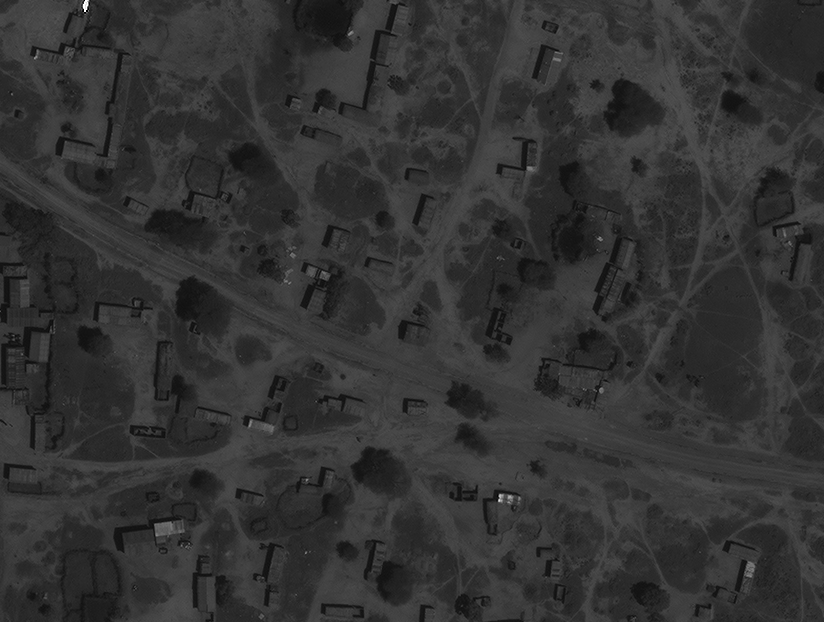
#> input picture data.tif, 824 x 622 px
$ python process.py
#> lines starting #> are read from the running program, lines starting #| are printed output that depends on the picture
from __future__ import print_function
from PIL import Image
import numpy as np
from scipy.signal import correlate2d

# load input file into numpy array
im = Image.open("data.tif")
#> im is the input picture: PIL image 824x622 F; min 1, max 2047, mean 414.3
imarray = np.array(im) / 2.
im = Image.fromarray(imarray)
im.convert('L').save("out/1_input.png")
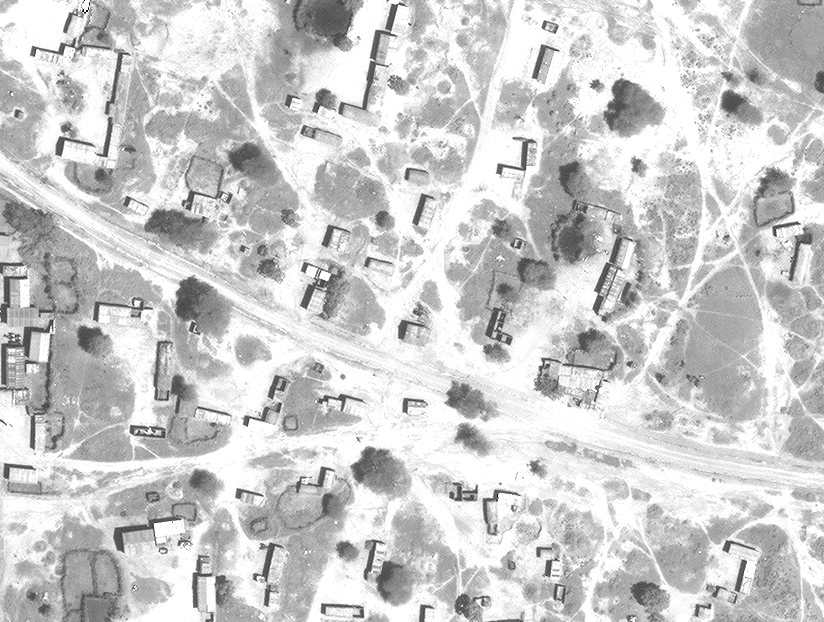
#> saved as 1_input.png: PIL image 824x622 L; min 0, max 255, mean 203.6

# high pass filtering in fourier domain (edge detection)
# filter is a rectangle, while the zero mode is kept for overall brightness
ftim = np.fft.fft2(imarray)
size = 50
dc = ftim[0, 0]
ftim[0:size, 0:size] = 0
ftim[-size:, -size:] = 0
ftim[-size:, 0:size] = 0
ftim[0:size, -size:] = 0
ftim[0, 0] = dc*0.8
ftim = np.fft.fftshift(ftim)
Image.fromarray(np.abs(ftim)/1000.).convert('L').save("out/6_fourierspace.png")
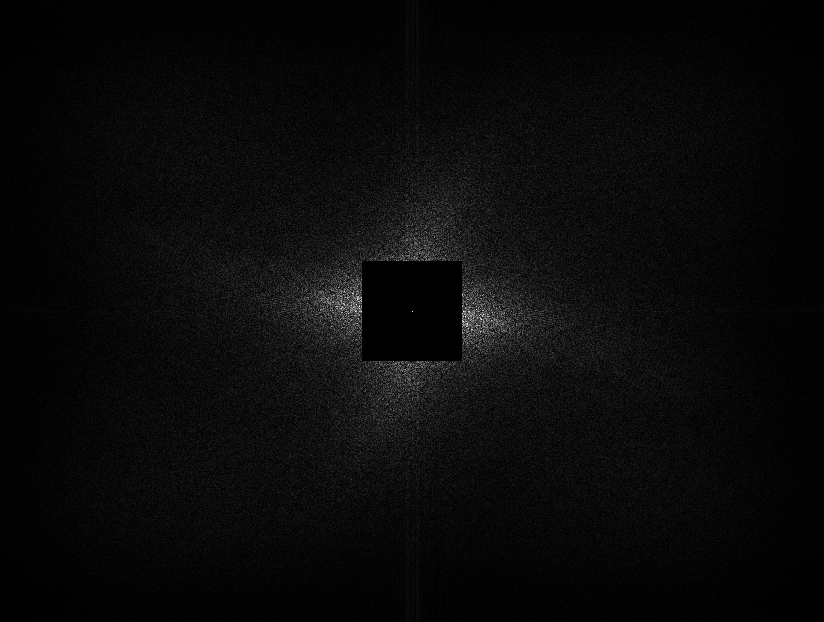
#> saved as 6_fourierspace.png: PIL image 824x622 L; min 0, max 255, mean 9.9
ftim = np.fft.ifftshift(ftim)
im = np.real(np.fft.ifft2(ftim))
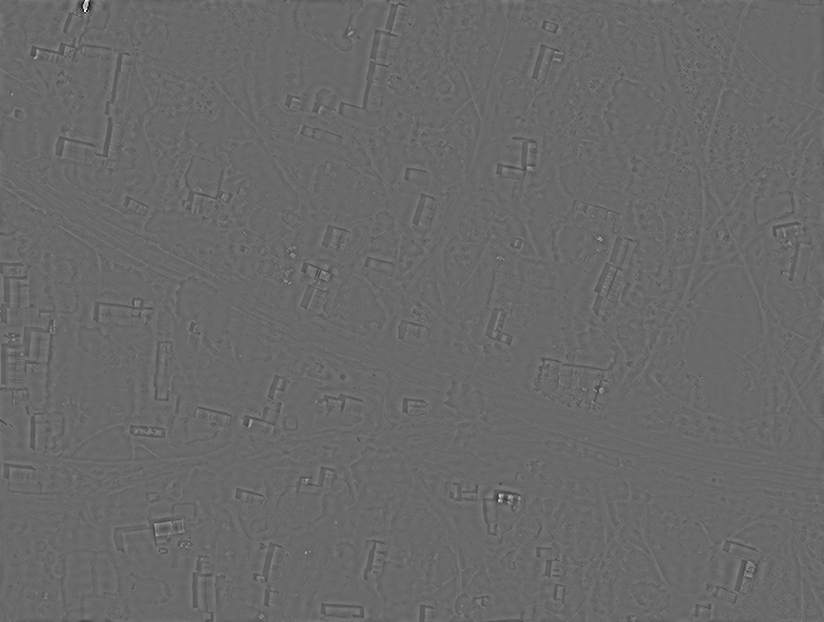
#> im: shape (622, 824) float64; min -340, max 880.3, mean 165.7; drawn with min black and max white
Image.fromarray(im).convert('L').save("out/2_edge_detection.png")
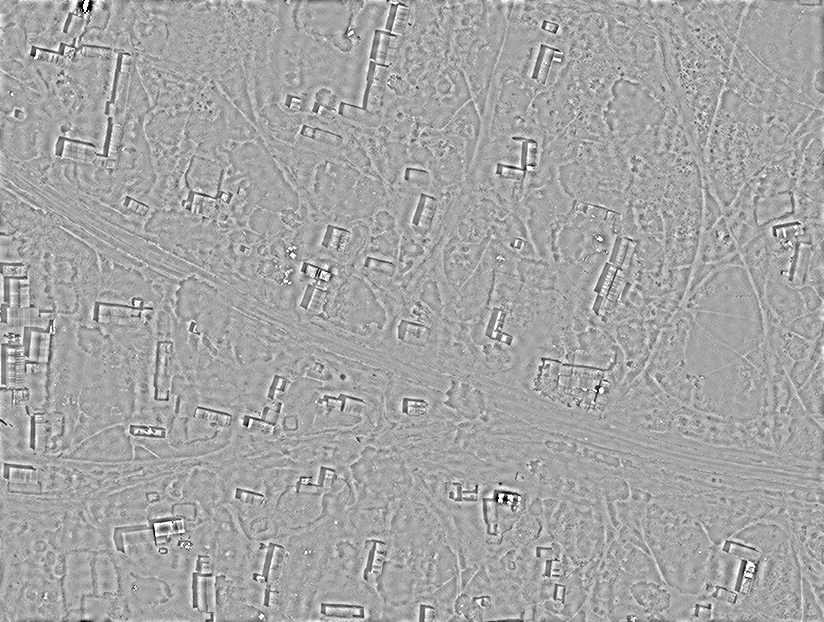
#> saved as 2_edge_detection.png: PIL image 824x622 L; min 0, max 255, mean 165.1

# [7 lines of commented-out code are left out]
inv = 256 - im
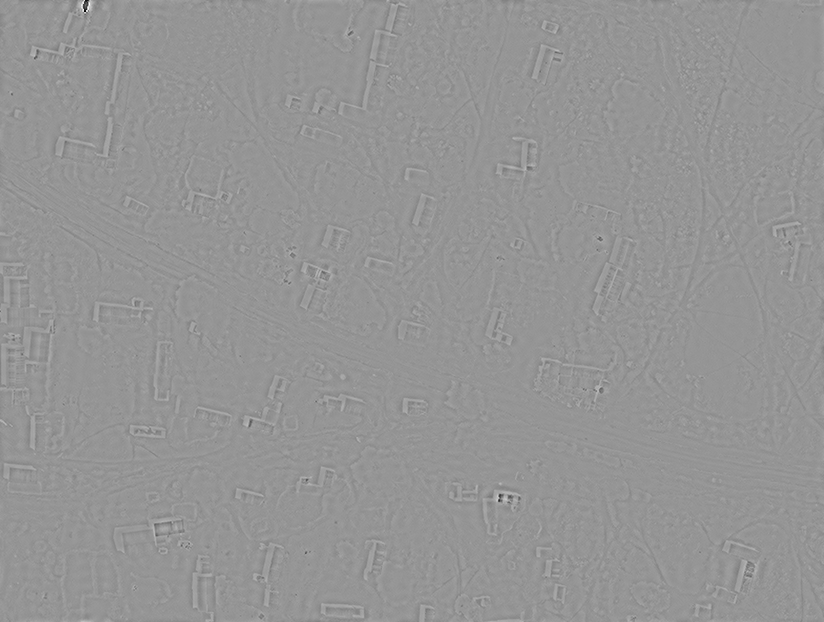
#> inv: shape (622, 824) float64; min -624.3, max 596, mean 90.3; drawn with min black and max white
inv -= np.mean(inv)
inv = np.maximum(0, inv)
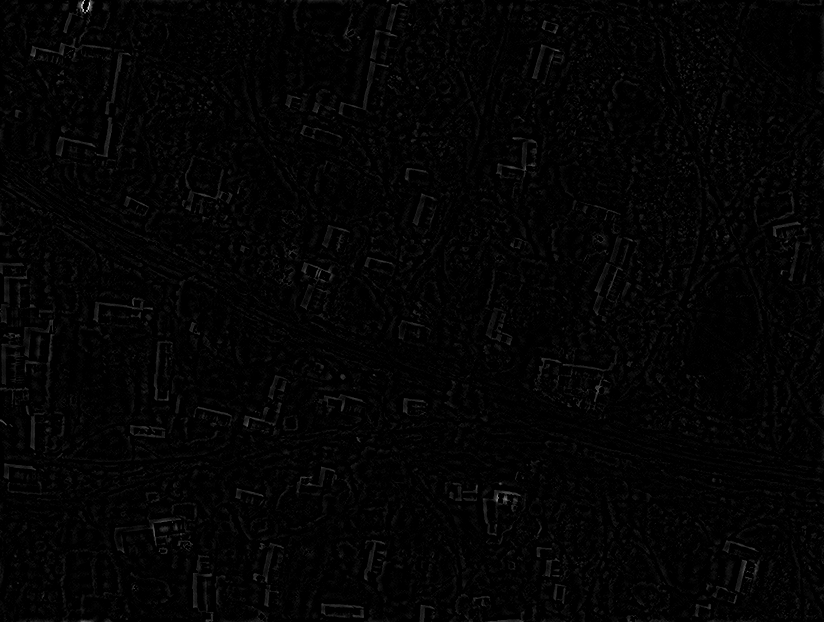
#> inv: shape (622, 824) float64; min 0, max 505.8, mean 7.8; drawn with min black and max white
Image.fromarray(inv*5).convert('L').save("out/3_inverted.png")
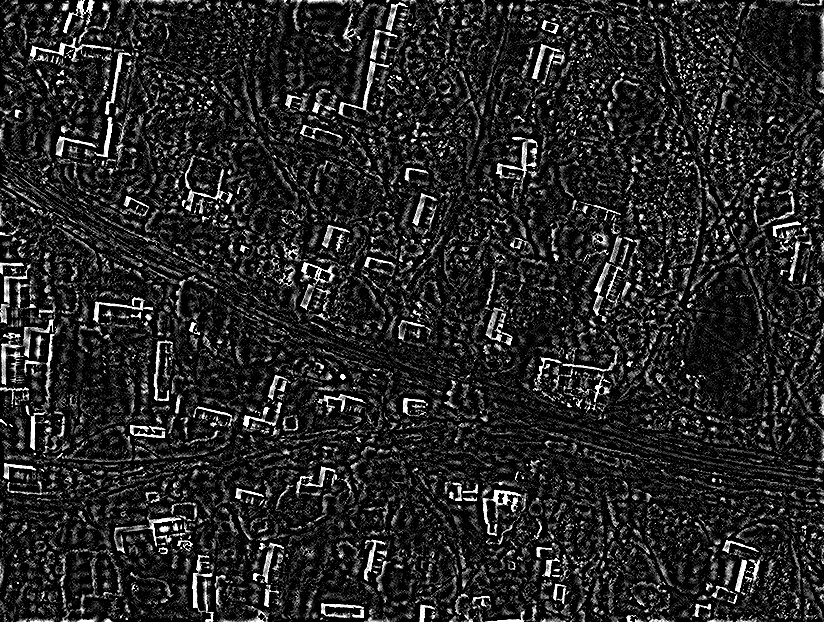
#> saved as 3_inverted.png: PIL image 824x622 L; min 0, max 255, mean 36.9

# cross correlate with L-shapes
corr = 0
for angle in np.linspace(0, 360, 100):
    print("{:5.1f} %".format(angle / 3.6))
#> (the run stopped early here; a loop or call above may not have finished)
